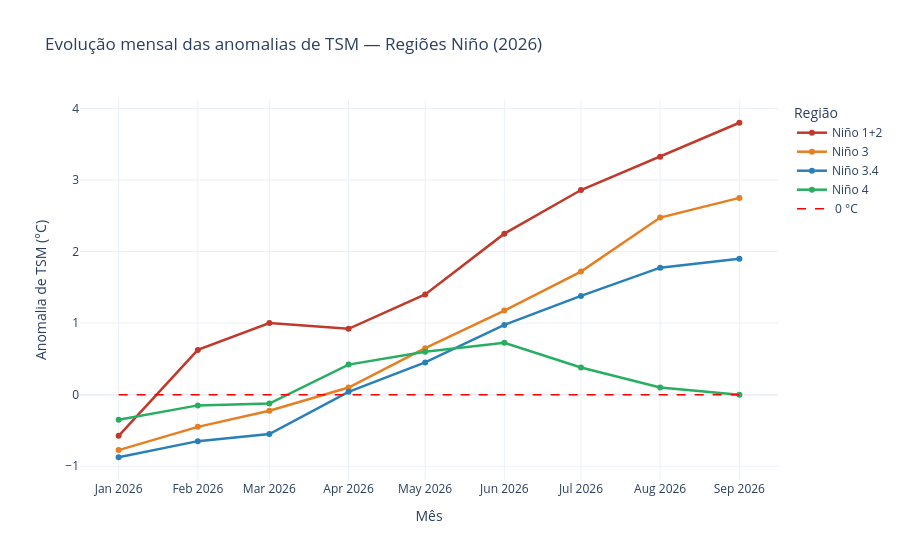

The notebook cell saved with this chart:
### Code cell
# ============================================================
# 9 — Série temporal mensal das anomalias por região
# ============================================================

import plotly.graph_objects as go

mensal = (
    df.groupby(
        pd.Grouper(key="observation_date", freq="MS")
    )[["nino12", "nino3", "nino34", "nino4"]]
    .mean()
)

nomes = {
    "nino12": "Niño 1+2",
    "nino3": "Niño 3",
    "nino34": "Niño 3.4",
    "nino4": "Niño 4"
}

cores = {
    "nino12": "#c0392b",
    "nino3": "#e67e22",
    "nino34": "#2980b9",
    "nino4": "#27ae60"
}

fig = go.Figure()

# Séries mensais
for col in ["nino12", "nino3", "nino34", "nino4"]:
    fig.add_trace(
        go.Scatter(
            x=mensal.index,
            y=mensal[col],
            name=nomes[col],
            mode="lines+markers",
            line=dict(
                color=cores[col],
                width=2.5
            )
        )
    )

# Linha de referência 0 °C
fig.add_trace(
    go.Scatter(
        x=[mensal.index.min(), mensal.index.max()],
        y=[0, 0],
        mode="lines",
        line=dict(
            color="red",
            width=1.5,
            dash="dash"
        ),
        name=" 0 °C"
    )
)

fig.update_layout(
    title="Evolução mensal das anomalias de TSM — Regiões Niño (2026)",
    xaxis_title="Mês",
    yaxis_title="Anomalia de TSM (°C)",
    template="plotly_white",
    legend_title="Região",
    hovermode="x unified"
)

print("Gráfico de séries temporais — Etapa 4:")

fig.show()

### Figure 1 — Plotly figure (JSON) as saved in the notebook; plotly's stock layout.template omitted (floating-point values rounded to 4 significant figures)
{"data": [{"line": {"color": "#c0392b", "width": 2.5}, "mode": "lines+markers", "name": "Niño 1+2", "type": "scatter", "x": ["2026-01-01T00:00:00.000000", "2026-02-01T00:00:00.000000", "2026-03-01T00:00:00.000000", "2026-04-01T00:00:00.000000", "2026-05-01T00:00:00.000000", "2026-06-01T00:00:00.000000", "2026-07-01T00:00:00.000000", "2026-08-01T00:00:00.000000", "2026-09-01T00:00:00.000000"], "y": [-0.575, 0.625, 1.0, 0.92, 1.4, 2.25, 2.86, 3.325, 3.8]}, {"line": {"color": "#e67e22", "width": 2.5}, "mode": "lines+markers", "name": "Niño 3", "type": "scatter", "x": ["2026-01-01T00:00:00.000000", "2026-02-01T00:00:00.000000", "2026-03-01T00:00:00.000000", "2026-04-01T00:00:00.000000", "2026-05-01T00:00:00.000000", "2026-06-01T00:00:00.000000", "2026-07-01T00:00:00.000000", "2026-08-01T00:00:00.000000", "2026-09-01T00:00:00.000000"], "y": [-0.775, -0.45, -0.225, 0.1, 0.65, 1.175, 1.72, 2.475, 2.75]}, {"line": {"color": "#2980b9", "width": 2.5}, "mode": "lines+markers", "name": "Niño 3.4", "type": "scatter", "x": ["2026-01-01T00:00:00.000000", "2026-02-01T00:00:00.000000", "2026-03-01T00:00:00.000000", "2026-04-01T00:00:00.000000", "2026-05-01T00:00:00.000000", "2026-06-01T00:00:00.000000", "2026-07-01T00:00:00.000000", "2026-08-01T00:00:00.000000", "2026-09-01T00:00:00.000000"], "y": [-0.875, -0.65, -0.55, 0.04, 0.45, 0.975, 1.38, 1.775, 1.9]}, {"line": {"color": "#27ae60", "width": 2.5}, "mode": "lines+markers", "name": "Niño 4", "type": "scatter", "x": ["2026-01-01T00:00:00.000000", "2026-02-01T00:00:00.000000", "2026-03-01T00:00:00.000000", "2026-04-01T00:00:00.000000", "2026-05-01T00:00:00.000000", "2026-06-01T00:00:00.000000", "2026-07-01T00:00:00.000000", "2026-08-01T00:00:00.000000", "2026-09-01T00:00:00.000000"], "y": [-0.35, -0.15, -0.125, 0.42, 0.6, 0.725, 0.38, 0.1, 0.0]}, {"line": {"color": "red", "dash": "dash", "width": 1.5}, "mode": "lines", "name": " 0 °C", "type": "scatter", "x": ["2026-01-01T00:00:00", "2026-09-01T00:00:00"], "y": [0, 0]}], "layout": {"hovermode": "x unified", "legend": {"title": {"text": "Região"}}, "title": {"text": "Evolução mensal das anomalias de TSM — Regiões Niño (2026)"}, "xaxis": {"title": {"text": "Mês"}}, "yaxis": {"title": {"text": "Anomalia de TSM (°C)"}}}}
